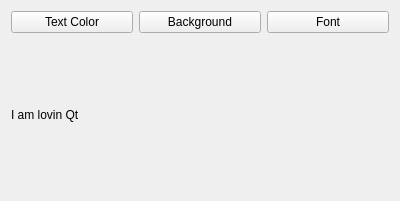
<?xml version="1.0" encoding="UTF-8"?>
<ui version="4.0">
 <class>Widget</class>
 <widget class="QWidget" name="Widget">
  <property name="geometry">
   <rect>
    <x>0</x>
    <y>0</y>
    <width>400</width>
    <height>201</height>
   </rect>
  </property>
  <property name="windowTitle">
   <string>Widget</string>
  </property>
  <layout class="QVBoxLayout" name="verticalLayout">
   <item>
    <layout class="QHBoxLayout" name="horizontalLayout">
     <item>
      <widget class="QPushButton" name="textColorButton">
       <property name="text">
        <string>Text Color</string>
       </property>
      </widget>
     </item>
     <item>
      <widget class="QPushButton" name="backgroundButton">
       <property name="text">
        <string>Background</string>
       </property>
      </widget>
     </item>
     <item>
      <widget class="QPushButton" name="fontButton">
       <property name="text">
        <string>Font</string>
       </property>
      </widget>
     </item>
    </layout>
   </item>
   <item>
    <widget class="QLabel" name="label">
     <property name="sizePolicy">
      <sizepolicy hsizetype="Preferred" vsizetype="Preferred">
       <horstretch>0</horstretch>
       <verstretch>0</verstretch>
      </sizepolicy>
     </property>
     <property name="text">
      <string>I am lovin Qt</string>
     </property>
    </widget>
   </item>
  </layout>
 </widget>
 <layoutdefault spacing="6" margin="11"/>
 <resources/>
 <connections/>
</ui>
